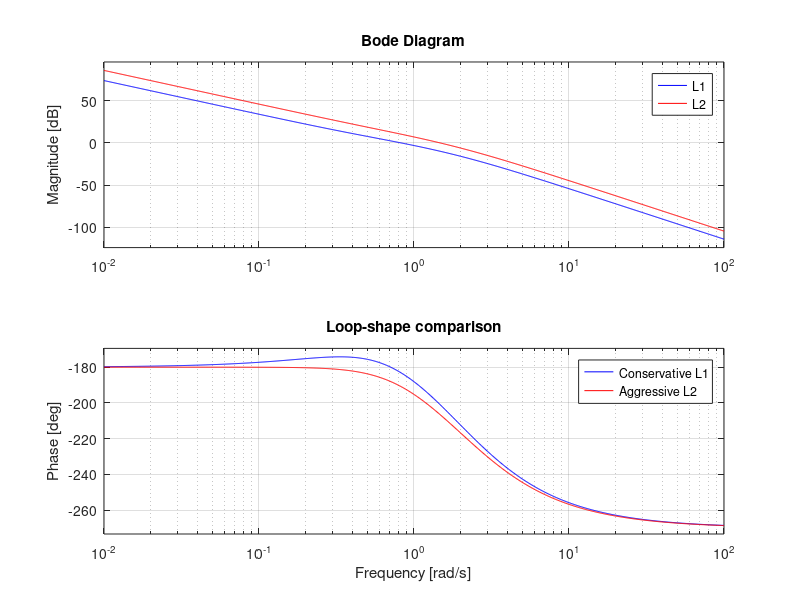
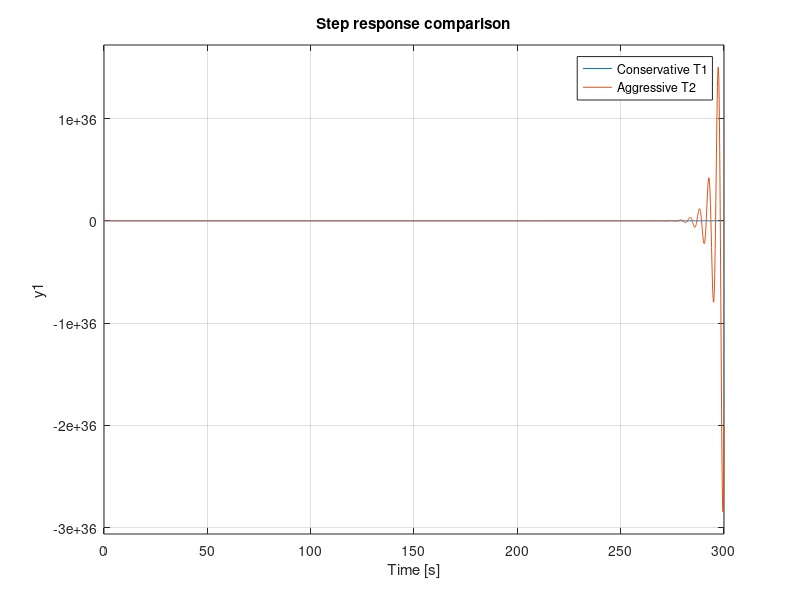

Reproduce these figures in MATLAB, in order. (Note: this script raises an error after producing the figures.)
% Plant and controllers
s = tf('s');
P = 1 / (s * (s + 1) * (s + 2));

% Conservative PI
Kp1 = 2; Ki1 = 1;
C1 = Kp1 + Ki1 / s;

% Aggressive PI
Kp2 = 6; Ki2 = 4;
C2 = Kp2 + Ki2 / s;

L1 = C1 * P;
L2 = C2 * P;

T1 = feedback(L1, 1);
T2 = feedback(L2, 1);

figure;
bode(L1, 'b', L2, 'r');
grid on;
legend('Conservative L1', 'Aggressive L2');
title('Loop-shape comparison');

figure;
step(T1, T2);
grid on;
legend('Conservative T1', 'Aggressive T2');
title('Step response comparison');

info1 = stepinfo(T1);
info2 = stepinfo(T2);
disp(info1);
disp(info2);

% Simulink integration:
% - Implement P(s) and C(s) using Transfer Fcn and Sum blocks.
% - Use 'Scope' blocks to monitor y(t) and u(t).
% - Add band-limited white noise at the sensor to visualize noise amplification.
